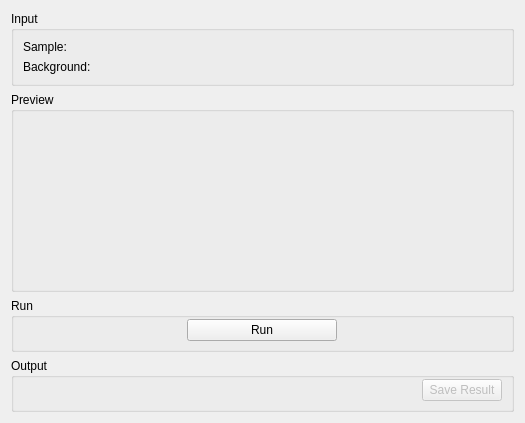
<?xml version="1.0" encoding="UTF-8"?>
<ui version="4.0">
 <class>IndirectTransmission</class>
 <widget class="QWidget" name="IndirectTransmission">
  <property name="geometry">
   <rect>
    <x>0</x>
    <y>0</y>
    <width>525</width>
    <height>423</height>
   </rect>
  </property>
  <property name="minimumSize">
   <size>
    <width>500</width>
    <height>0</height>
   </size>
  </property>
  <property name="windowTitle">
   <string>Form</string>
  </property>
  <layout class="QVBoxLayout" name="verticalLayout_17">
   <item>
    <widget class="QGroupBox" name="gbInput">
     <property name="title">
      <string>Input</string>
     </property>
     <layout class="QGridLayout" name="gridLayout_2">
      <item row="0" column="1">
       <widget class="MantidQt::MantidWidgets::DataSelector" name="dsSampleInput" native="true">
        <property name="sizePolicy">
         <sizepolicy hsizetype="Minimum" vsizetype="Fixed">
          <horstretch>0</horstretch>
          <verstretch>0</verstretch>
         </sizepolicy>
        </property>
        <property name="autoLoad" stdset="0">
         <bool>true</bool>
        </property>
        <property name="loadLabelText" stdset="0">
         <string/>
        </property>
        <property name="workspaceSuffixes" stdset="0">
         <stringlist/>
        </property>
        <property name="fileBrowserSuffixes" stdset="0">
         <stringlist>
          <string>.raw</string>
         </stringlist>
        </property>
        <property name="showLoad" stdset="0">
         <bool>false</bool>
        </property>
       </widget>
      </item>
      <item row="0" column="0">
       <widget class="QLabel" name="lbSample">
        <property name="text">
         <string>Sample:</string>
        </property>
       </widget>
      </item>
      <item row="1" column="1">
       <widget class="MantidQt::MantidWidgets::DataSelector" name="dsCanInput" native="true">
        <property name="sizePolicy">
         <sizepolicy hsizetype="Minimum" vsizetype="Fixed">
          <horstretch>0</horstretch>
          <verstretch>0</verstretch>
         </sizepolicy>
        </property>
        <property name="autoLoad" stdset="0">
         <bool>true</bool>
        </property>
        <property name="loadLabelText" stdset="0">
         <string/>
        </property>
        <property name="workspaceSuffixes" stdset="0">
         <stringlist/>
        </property>
        <property name="fileBrowserSuffixes" stdset="0">
         <stringlist>
          <string>.raw</string>
         </stringlist>
        </property>
        <property name="showLoad" stdset="0">
         <bool>false</bool>
        </property>
       </widget>
      </item>
      <item row="1" column="0">
       <widget class="QLabel" name="lbBackground">
        <property name="text">
         <string>Background:</string>
        </property>
       </widget>
      </item>
     </layout>
    </widget>
   </item>
   <item>
    <widget class="QGroupBox" name="gbPreview">
     <property name="minimumSize">
      <size>
       <width>0</width>
       <height>200</height>
      </size>
     </property>
     <property name="title">
      <string>Preview</string>
     </property>
     <layout class="QVBoxLayout" name="verticalLayout_18">
      <item>
       <widget class="MantidQt::MantidWidgets::PreviewPlot" name="ppPlot" native="true">
        <property name="canvasColour" stdset="0">
         <color>
          <red>255</red>
          <green>255</green>
          <blue>255</blue>
         </color>
        </property>
        <property name="showLegend" stdset="0">
         <bool>true</bool>
        </property>
       </widget>
      </item>
     </layout>
    </widget>
   </item>
   <item>
    <widget class="QGroupBox" name="gbRun">
     <property name="title">
      <string>Run</string>
     </property>
     <layout class="QHBoxLayout" name="horizontalLayout_2">
      <property name="topMargin">
       <number>0</number>
      </property>
      <property name="bottomMargin">
       <number>7</number>
      </property>
      <item>
       <spacer name="horizontalSpacer">
        <property name="orientation">
         <enum>Qt::Horizontal</enum>
        </property>
        <property name="sizeHint" stdset="0">
         <size>
          <width>197</width>
          <height>20</height>
         </size>
        </property>
       </spacer>
      </item>
      <item>
       <widget class="QPushButton" name="pbRun">
        <property name="minimumSize">
         <size>
          <width>150</width>
          <height>0</height>
         </size>
        </property>
        <property name="maximumSize">
         <size>
          <width>180</width>
          <height>16777215</height>
         </size>
        </property>
        <property name="text">
         <string>Run</string>
        </property>
       </widget>
      </item>
      <item>
       <spacer name="horizontalSpacer_3">
        <property name="orientation">
         <enum>Qt::Horizontal</enum>
        </property>
        <property name="sizeHint" stdset="0">
         <size>
          <width>197</width>
          <height>20</height>
         </size>
        </property>
       </spacer>
      </item>
     </layout>
    </widget>
   </item>
   <item>
    <widget class="QGroupBox" name="gbOutput">
     <property name="title">
      <string>Output</string>
     </property>
     <layout class="QHBoxLayout" name="horizontalLayout">
      <property name="topMargin">
       <number>0</number>
      </property>
      <property name="bottomMargin">
       <number>7</number>
      </property>
      <item>
       <widget class="MantidQt::CustomInterfaces::IndirectPlotOptionsView" name="ipoPlotOptions" native="true"/>
      </item>
      <item>
       <spacer name="horizontalSpacer_2">
        <property name="orientation">
         <enum>Qt::Horizontal</enum>
        </property>
        <property name="sizeHint" stdset="0">
         <size>
          <width>40</width>
          <height>20</height>
         </size>
        </property>
       </spacer>
      </item>
      <item>
       <widget class="QPushButton" name="pbSave">
        <property name="enabled">
         <bool>false</bool>
        </property>
        <property name="text">
         <string>Save Result</string>
        </property>
       </widget>
      </item>
     </layout>
    </widget>
   </item>
  </layout>
 </widget>
 <customwidgets>
  <customwidget>
   <class>MantidQt::MantidWidgets::DataSelector</class>
   <extends>QWidget</extends>
   <header>MantidQtWidgets/Common/DataSelector.h</header>
  </customwidget>
  <customwidget>
   <class>MantidQt::CustomInterfaces::IndirectPlotOptionsView</class>
   <extends>QWidget</extends>
   <header>Common/IndirectPlotOptionsView.h</header>
   <container>1</container>
  </customwidget>
  <customwidget>
   <class>MantidQt::MantidWidgets::PreviewPlot</class>
   <extends>QWidget</extends>
   <header>MantidQtWidgets/Plotting/PreviewPlot.h</header>
   <container>1</container>
  </customwidget>
 </customwidgets>
 <resources/>
 <connections/>
</ui>
